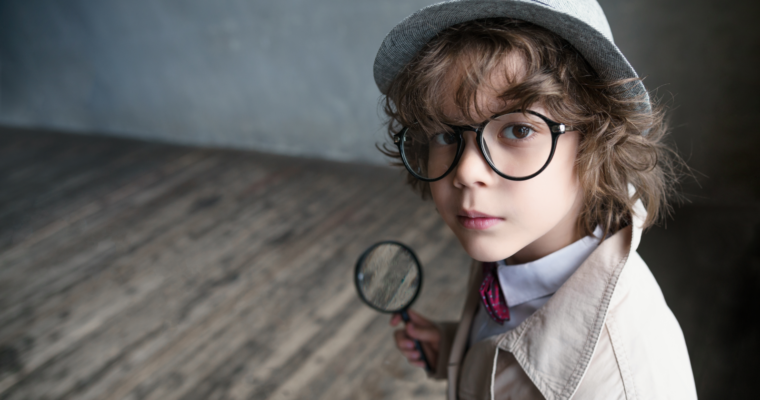
#> input picture images/sherlock_kid.png, 760 x 400 px
$ python imread_demo.py
#> lines starting #> are read from the running program, lines starting #| are printed output that depends on the picture
import cv2

img_path="./images/sherlock_kid.png"
img = cv2.imread(img_path)
#> img is the input picture: shape (400, 760, 3); mean B, G, R 93.1, 94.7, 96.7
img_gray=cv2.cvtColor(img, cv2.COLOR_BGR2GRAY)
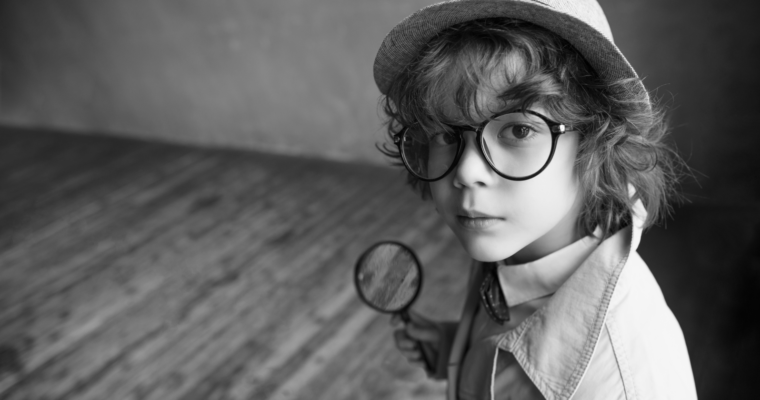
#> img_gray: shape (400, 760); min 1, max 254, mean 95.2
img_hsv=cv2.cvtColor(img, cv2.COLOR_BGR2HSV_FULL)
#> img_hsv: shape (400, 760, 3); mean H, S, V 63.5, 40.4, 102
# [8 lines of commented-out code are left out]
img_resized= cv2.resize(img,(500,500))
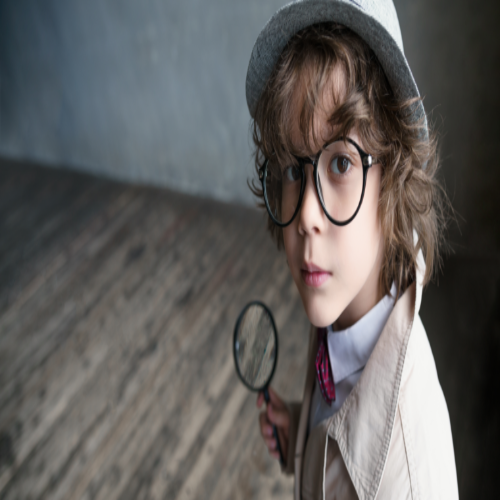
#> img_resized: shape (500, 500, 3); mean B, G, R 93.1, 94.6, 96.7

#print(img.shape)
print(img_gray.shape)
#| (400, 760)
h,w,c=img.shape
#> h = 400; w = 760; c = 3
img_crop=img_resized[0:,w//2:]
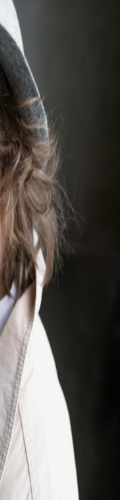
#> img_crop: shape (500, 120, 3); mean B, G, R 81.3, 85.7, 89.5
cv2.imshow("Image",img_crop)
cv2.waitKey(0)
